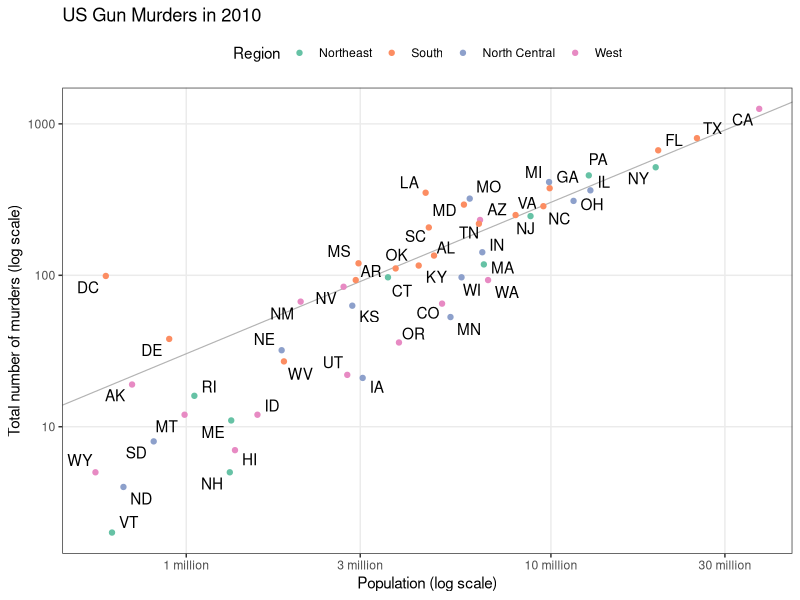
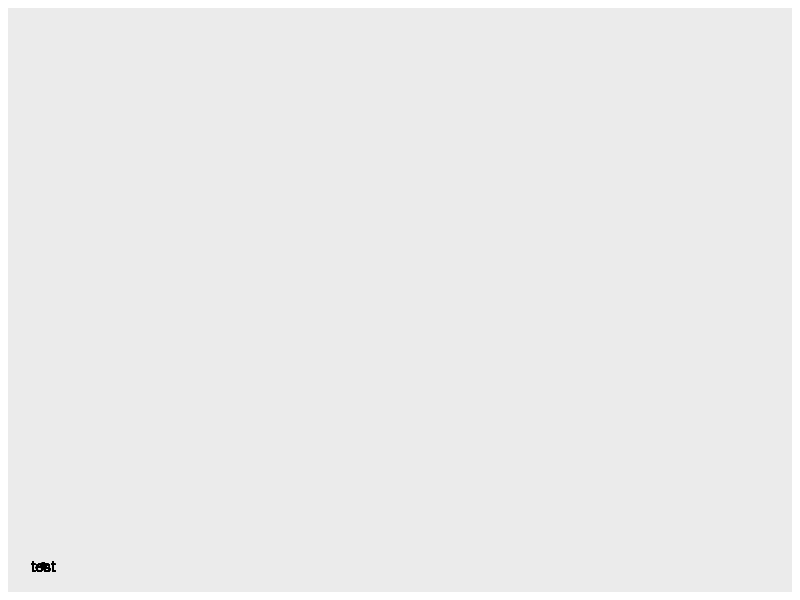
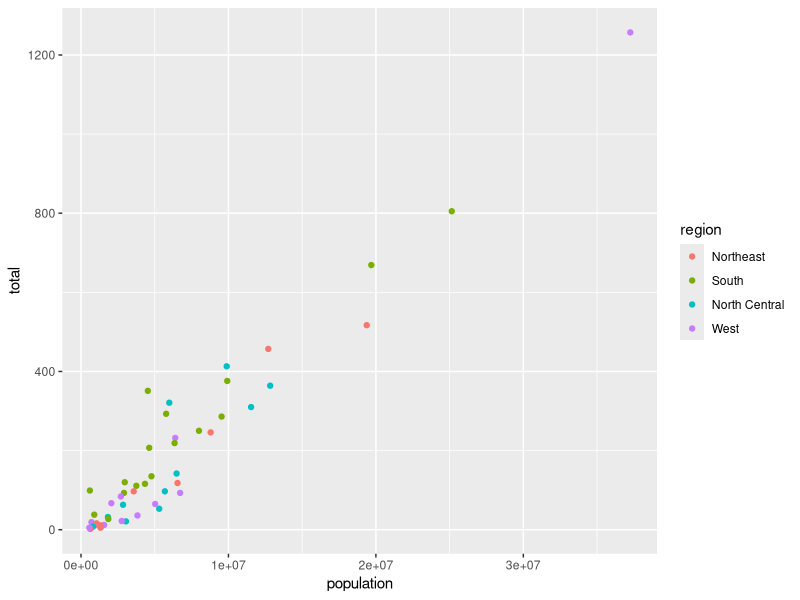
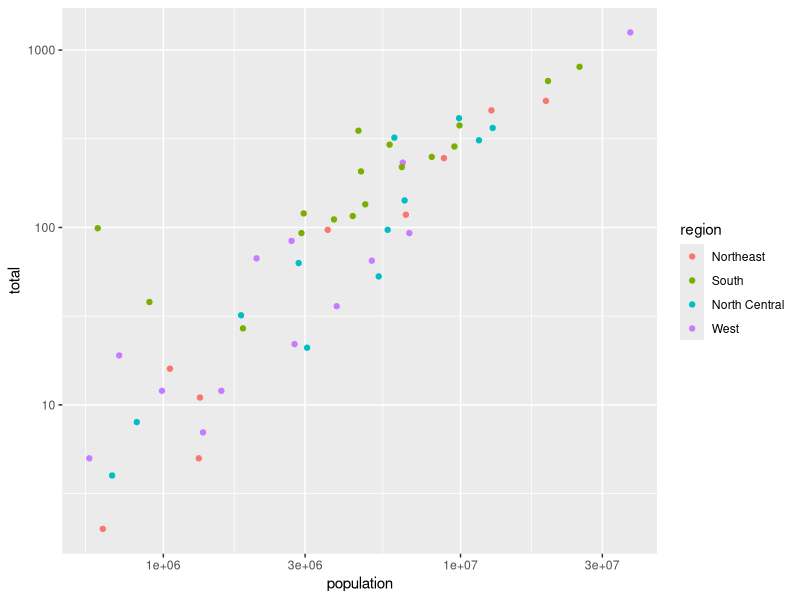
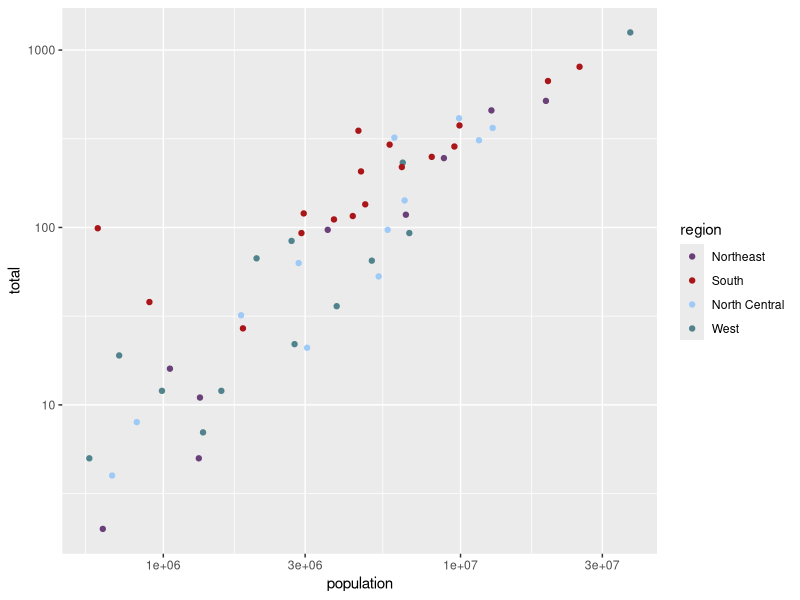
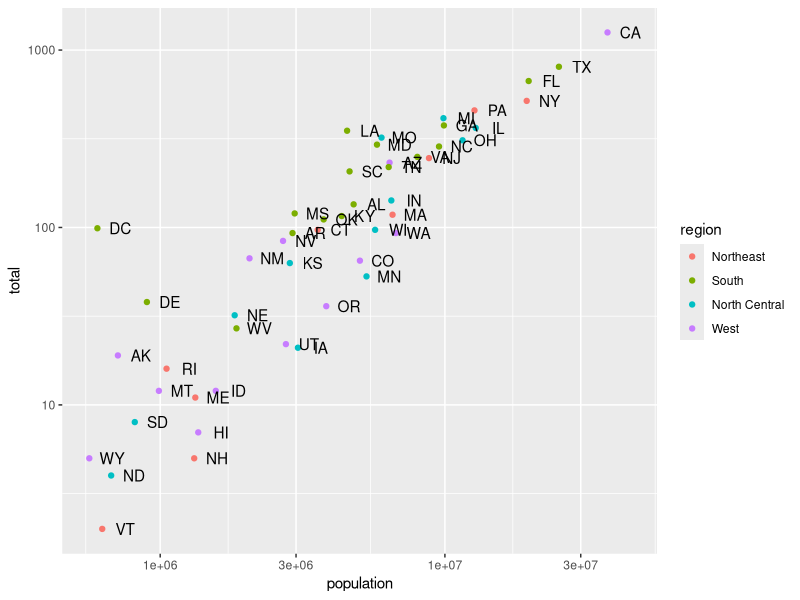
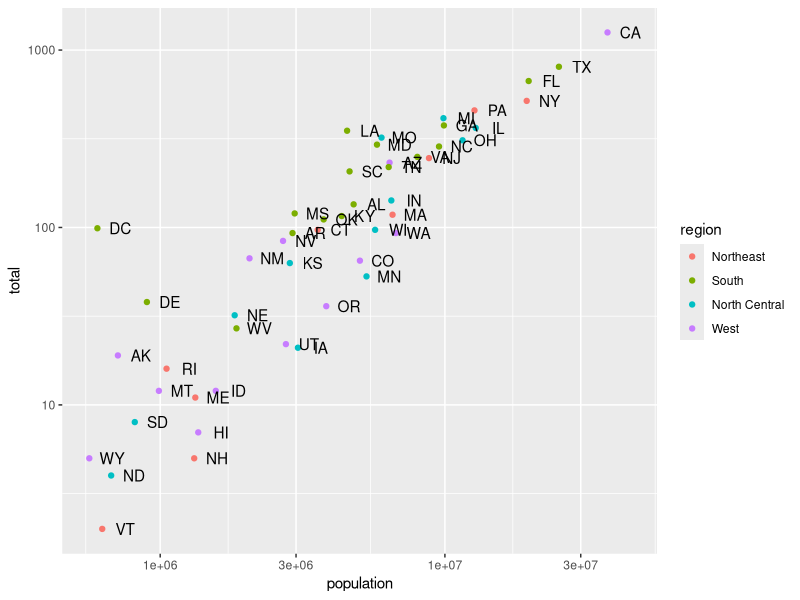
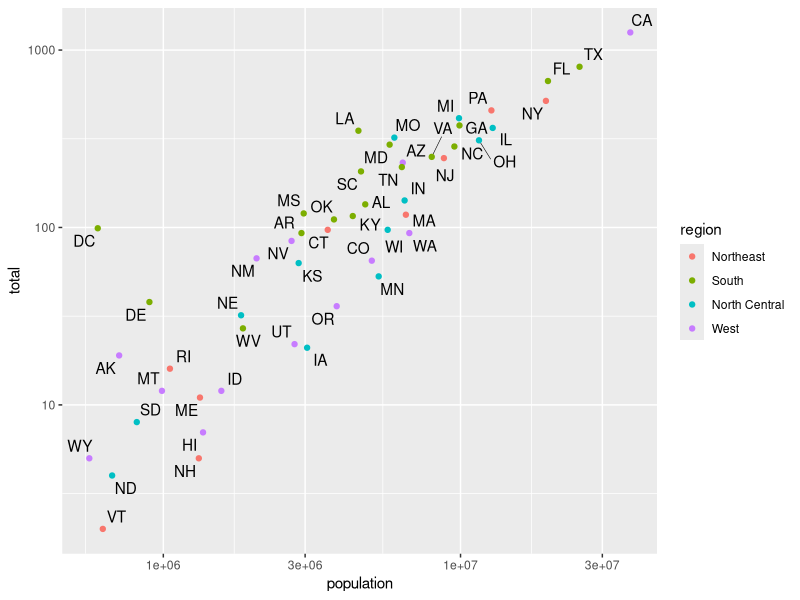

Generate these figures, in order, with R:
## ---- chunk 1
library("dplyr")
library("dslabs")
library("ggplot2")
library("ggrepel")
library("scales")
## ---- chunk 2
data(murders)
r <- murders %>% 
  summarize(rate = sum(total) /  sum(population)) %>%
  pull(rate)

ggplot(murders, aes(x = population, y = total)) +
  geom_abline(intercept = log10(r), size = 0.4, col = "#b3b3b3") +
  geom_text_repel(aes(label = abb), segment.size = 0.2) + # I moved it up so that the geom_point's appear on top of the lines
  geom_point(aes(col = region)) +
  scale_x_log10(labels = unit_format(unit = "million", scale = 1e-6)) + # used to convert scientific notation to readable labels
  scale_y_log10() +
  scale_color_brewer(palette = "Set2") +
  labs(
    x = "Population (log scale)",
    y = "Total number of murders (log scale)",
    color = "Region",
    title = "US Gun Murders in 2010"
  ) +
  theme_bw() +
  theme(
    legend.position = "top",
    panel.grid.minor = element_blank()
  )
## ---- chunk 3
data(murders)
head(murders)
## ---- chunk 4
non_tidy <- data.frame(t(murders))
colnames(non_tidy) <- non_tidy[1, ]
non_tidy <- non_tidy[-1, ]
non_tidy
## ---- chunk 5
ggplot(murders) +
  geom_point(x = 0, y = 0) +
  geom_text(x = 0, y = 0, label = "test")
## ---- chunk 6
ggplot(murders) +
  geom_point(aes(x = population, y = total, col = region))
## ---- chunk 7
ggplot(murders) +
  geom_point(aes(x = population, y = total, col = region)) +
  scale_x_log10() +
  scale_y_log10()
## ---- chunk 8
ggplot(murders) +
  geom_point(aes(x = population, y = total, col = region)) +
  scale_x_log10() +
  scale_y_log10() +
  scale_color_manual(values = c("#6a4078", "#aa1518", "#9ecaf8", "#50838c")) # exercise: find better colors using https://imagecolorpicker.com/
## ---- chunk 9
ggplot(murders) +
  geom_point(aes(x = population, y = total, col = region)) +
  geom_text(
    aes(x = population, y = total, label = abb),
    nudge_x = 0.08 # what would happen if I remove this?
  ) +
  scale_x_log10() +
  scale_y_log10()
## ---- chunk 10
ggplot(murders, aes(x = population, y = total)) +
  geom_point(aes(col = region)) +
  geom_text(aes(label = abb), nudge_x = 0.08) +
  scale_x_log10() +
  scale_y_log10()
## ---- chunk 11
ggplot(murders, aes(x = population, y = total)) +
  geom_text_repel(aes(label = abb), segment.size = 0.2) + # I moved it up so that the geom_point's appear on top of the lines
  geom_point(aes(col = region)) +
  scale_x_log10() +
  scale_y_log10()
## ---- chunk 12
r <- murders %>% 
  summarize(rate = sum(total) /  sum(population)) %>%
  pull(rate)
r
## ---- chunk 13
ggplot(murders, aes(x = population, y = total)) +
  geom_abline(intercept = log10(r), size = 0.4, col = "#b3b3b3") +
  geom_text_repel(aes(label = abb), segment.size = 0.2) +
  geom_point(aes(col = region)) +
  scale_x_log10() +
  scale_y_log10()
## ---- chunk 14
ggplot(murders, aes(x = population, y = total)) +
  geom_abline(intercept = log10(r), size = 0.4, col = "#b3b3b3") +
  geom_text_repel(aes(label = abb), segment.size = 0.2) +
  geom_point(aes(col = region)) +
  scale_x_log10(labels = unit_format(unit = "million", scale = 1e-6)) + # used to convert scientific notation to readable labels
  scale_y_log10() +
  labs(
    x = "Population (log scale)",
    y = "Total number of murders (log scale)",
    color = "region",
    title = "US Gun Murders in 2010"
  ) +
  theme(legend.position = "top")
## ---- chunk 15
ggplot(murders, aes(x = population, y = total)) +
  geom_abline(intercept = log10(r), size = 0.4, col = "#b3b3b3") +
  geom_text_repel(aes(label = abb), segment.size = 0.2) +
  geom_point(aes(col = region)) +
  scale_x_log10(labels = unit_format(unit = "million", scale = 1e-6)) +
  scale_y_log10() +
  scale_color_brewer(palette = "Set2") +
  labs(
    x = "Population (log scale)",
    y = "Total number of murders (log scale)",
    color = "Region",
    title = "US Gun Murders in 2010"
  ) +
  theme_bw() +
  theme(
    legend.position = "top",
    panel.grid.minor = element_blank()
  )
